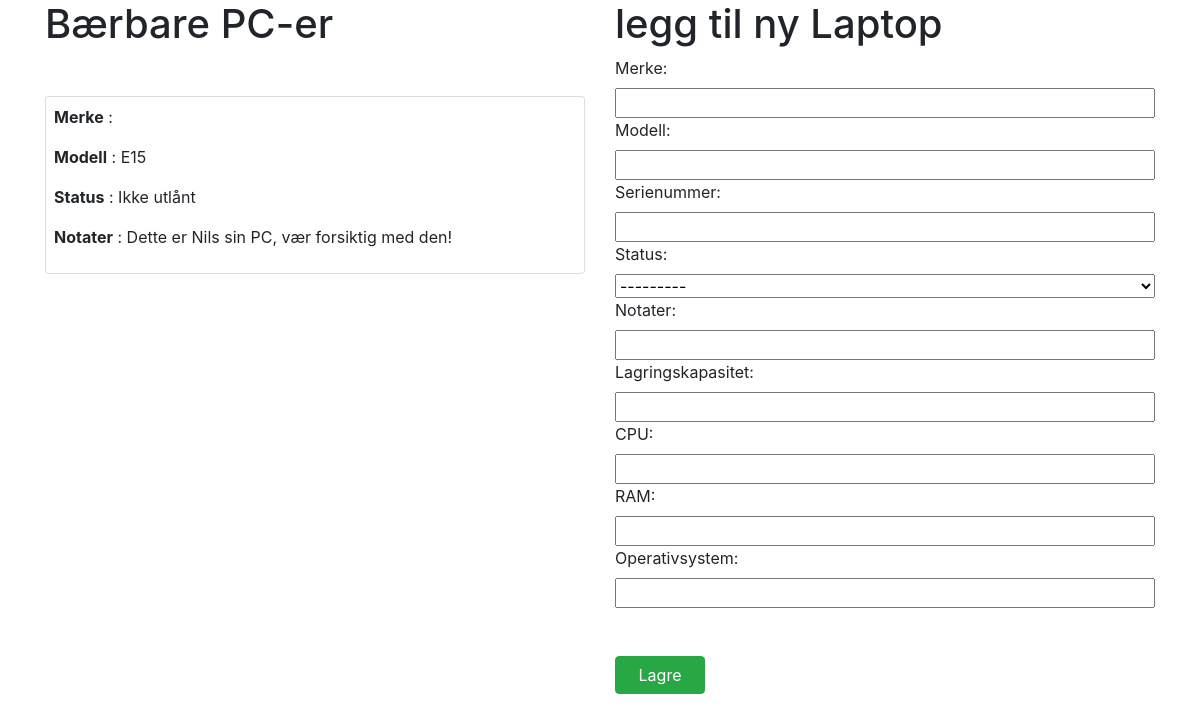
The app's page /, older data.
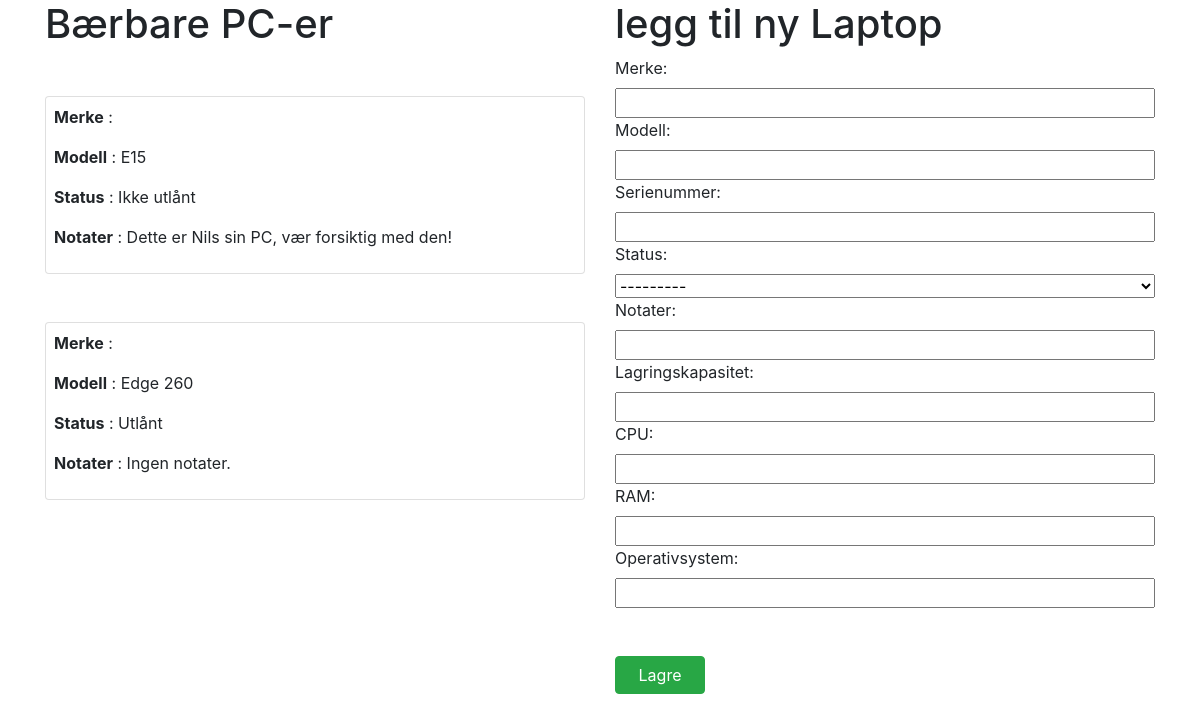
The same page, newer data.
### nettside/models.py (models this page shows, shortened)
class Laptop(models.Model):
    merke = models.CharField(max_length=20)
    modell = models.CharField(max_length=20)
    serienummer = models.IntegerField()
    status_choices = (
        ("ut", "Utlånt"),
        ("iut", "Ikke utlånt")
    )
    status = models.CharField(max_length=12, choices=status_choices)
    notater = models.CharField(max_length=1000, blank=True, null=True)
    lagringskapasitet = models.IntegerField()
    CPU = models.CharField(max_length=100)
    RAM = models.CharField(max_length=100)
    operativsystem = models.CharField(max_length=100)

### nettside/views.py (the view)
# urls.py: path("", home_view)
def home_view(request):
    form = LaptopForm()
    if request.method == "POST":
        form = LaptopForm(request.POST)
        if form.is_valid():
            form.save()
            form = LaptopForm()
    return render(request, "index.html", {"laptops" : Laptop.objects.all(), "form" : form}) # SELECT * FROM Laptop

### nettside/forms.py
class LaptopForm(forms.ModelForm):
    class Meta:
        model = Laptop
        fields = "__all__"

### nettside/templates/index.html (shortened to what this page needs)
{% load static %}
<link rel="stylesheet" href="https://cdn.jsdelivr.net/npm/bootstrap@4.0.0/dist/css/bootstrap.min.css">
<div class="container">
    <div class="row">
        <div class="col-6">
            <h1 class="mb-5">Bærbare PC-er</h1>
            <div class="list">
                {% for laptop in laptops %}
                    <div class="col p-2 d-flex flex-column justify-content-between card mb-5" onclick="showSelf({{forloop.counter}})">
                        <p><strong>Merke</strong> : {{laptop.merke}}</p>
                        <p><strong>Modell</strong> : {{laptop.modell}}</p>
                        <p><strong>Status</strong> : {{laptop.get_status_display}}</p>
                        {% if laptop.notater != None %}
                            <p><strong>Notater</strong> : {{laptop.notater}}</p>
                        {% else %}
                        <p><strong>Notater</strong> : Ingen notater. </p>
                        {% endif %}
                    </div>
                {% endfor %}
            </div>
        </div>
        <div class="col-6">
            <form action="" method="POST" class="d-flex flex-column">
                <h1>legg til ny Laptop</h1>
                    {{form}}
                <button class="btn btn-success col-2 mt-5" onclick="this.form.submit()">Lagre</button>
            </form>
        </div>
    </div>
</div>

### nettside/templates/index.html (style rules this page uses)
.list { max-height: 550px !important; overflow: auto; }

Row changes from the older to the newer data that the page shows:
added Laptop: modell "Edge 260", status "Utlånt", shows "Notater"
